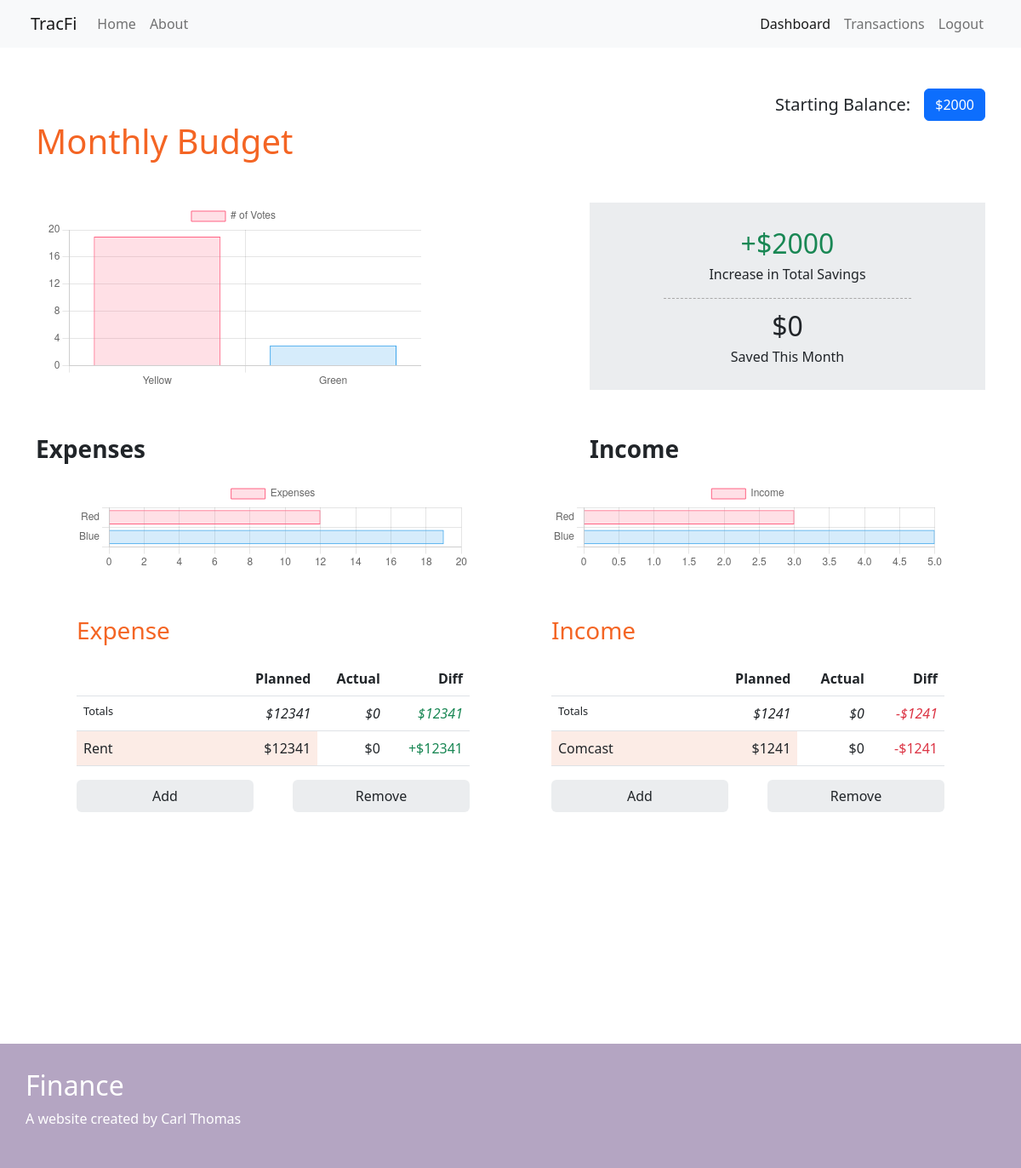
The page /dashboard (signed in) on the database as committed earlier.
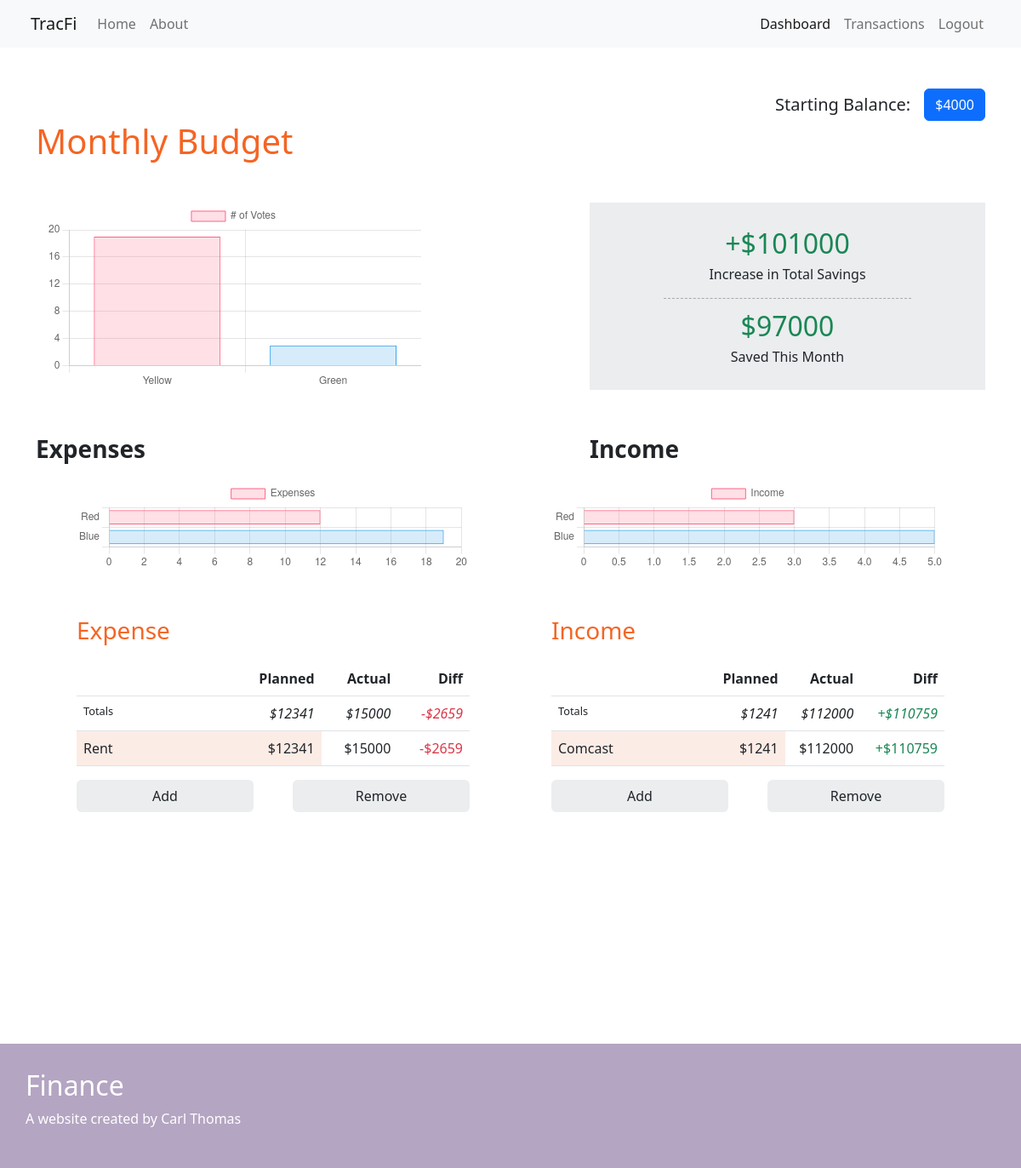
The same page on the database as committed later.
### testwebsite/models.py (models this page shows, shortened)
class StartingBalance(db.Model):
    id = db.Column(db.Integer, primary_key=True, nullable=False)
    user_id = db.Column(db.Integer, db.ForeignKey('user.id'), nullable=False)
    starting_balance = db.Column(db.Integer, nullable=False)
    date = db.Column(db.DATETIME, nullable=False, default=datetime.utcnow())

class ExpenseCategories(db.Model):
    id = db.Column(db.Integer, primary_key=True)
    user_id = db.Column(db.Integer, db.ForeignKey('user.id'), nullable=False)
    name = db.Column(db.String(20), nullable=False)
    planned_amount = db.Column(db.Integer, nullable=False)
    expense_transactions = db.relationship('ExpenseTransactions', cascade='all, delete', backref='exp_category_name',
                                           lazy=True)

class IncomeCategories(db.Model):
    id = db.Column(db.Integer, primary_key=True)
    user_id = db.Column(db.Integer, db.ForeignKey('user.id'), nullable=False)
    name = db.Column(db.String(20), nullable=False)
    planned_amount = db.Column(db.Integer, nullable=False)
    income_transactions = db.relationship('IncomeTransactions', cascade='all, delete', backref='inc_category_name', lazy=True)

### testwebsite/routes.py (the view)
@app.route("/dashboard", methods=["POST", "GET"])
@login_required
def dashboard():
    exp_category_totals = show_categories('expense')
    inc_category_totals = show_categories('income')
    balance_form = BalanceForm()
    add_expense_category_form = AddExpenseCategoryForm()
    starting_balance = StartingBalance.query.filter_by(user_id=current_user.id).all()
    add_income_category_form = AddIncomeCategoryForm()
    expense_categories = [category for category in ExpenseCategories.query.filter_by(user_id=current_user.id)]
    income_categories = [category for category in IncomeCategories.query.filter_by(user_id=current_user.id)]
    expense_transaction_total = sum(
        [i.amount for i in ExpenseTransactions.query.filter_by(user_id=current_user.id).all()])
    income_transaction_total = sum(
        [i.amount for i in IncomeTransactions.query.filter_by(user_id=current_user.id).all()])
    expense_total = sum([amount.planned_amount for amount in expense_categories])
    income_total = sum([amount.planned_amount for amount in income_categories])
    if current_user.is_authenticated:
        if request.method == "POST":
            if balance_form.validate_on_submit() and balance_form.starting_balance.data:
                try:
                    stmt = StartingBalance(user_id=current_user.id, starting_balance=balance_form.starting_balance.data)
                    db.session.add(stmt)
                    db.session.commit()
                    flash('Starting Balance Updated!', 'success')
                    return redirect(url_for('dashboard'))
                except Err as e:
                    print(f'SQLAlchemy Error: {e}')
                    return redirect(url_for('dashboard'))
            elif add_expense_category_form.validate_on_submit() and add_expense_category_form.expense_name.data:
                category = ExpenseCategories(user_id=current_user.id,
                                             name=add_expense_category_form.expense_name.data,
                                             planned_amount=add_expense_category_form.expense_planned.data)
                db.session.add(category)
                db.session.commit()
                flash('New Expense Category Added!', 'success')
                return redirect(url_for('dashboard'))
            elif "RemoveExpense" in request.form.to_dict():
                try:
                    user = db.session.query(ExpenseCategories).filter(ExpenseCategories.user_id == current_user.id).first()
                    db.session.delete(user)
                    db.session.commit()
                    flash('Expense Category Removed', 'success')
                except Err as e:
                    print(f'SQLAlchemy Error: {e}')
                    return redirect(url_for('dashboard'))
                return redirect(url_for('dashboard'))
            elif add_income_category_form.validate_on_submit() and add_income_category_form.income_name.data:
                category = IncomeCategories(user_id=current_user.id, name=add_income_category_form.income_name.data,
                                            planned_amount=add_income_category_form.income_planned.data)
                db.session.add(category)
                db.session.commit()
                flash('New Income Category Added!', 'success')
                return redirect(url_for('dashboard'))
            elif "RemoveIncome" in request.form.to_dict():
                try:
                    user = db.session.query(IncomeCategories).filter(IncomeCategories.user_id == current_user.id).first()
                    db.session.delete(user)
                    db.session.commit()
                    flash('Income Category Removed!', 'success')
                except Err as e:
                    print(f'SQLAlchemy Error: {e}')
                    return redirect(url_for('dashboard'))
                return redirect(url_for('dashboard'))
            else:
                return render_template('./dashboard.html', title='Dashboard', balance_form=balance_form,
                                       add_expense_category_form=add_expense_category_form,
                                       add_income_category_form=add_income_category_form,
                                       expense_categories=expense_categories, income_categories=income_categories,
                                       expense_total=expense_total, income_total=income_total,
                                       starting_balance=starting_balance, exp_category_totals=exp_category_totals,
                                       expense_transaction_total=expense_transaction_total,
                                       income_transaction_total=income_transaction_total,
                                       inc_category_totals=inc_category_totals)
        else:
            return render_template('./dashboard.html', title='Dashboard', balance_form=balance_form,
                                   add_expense_category_form=add_expense_category_form,
                                   add_income_category_form=add_income_category_form,
                                   expense_categories=expense_categories, income_categories=income_categories,
                                   expense_total=expense_total, income_total=income_total,
                                   starting_balance=starting_balance, exp_category_totals=exp_category_totals,
                                   expense_transaction_total=expense_transaction_total,
                                   income_transaction_total=income_transaction_total,
                                   inc_category_totals=inc_category_totals)

### testwebsite/models.py (called while the page is built)
@login_manager.user_loader
def load_user(user_id):
    return User.query.get(int(user_id))

### testwebsite/routes.py (called while the page is built)
def show_categories(key):
    totals = {}
    query2 = [ExpenseCategories.query.filter_by(user_id=current_user.id).all() if key == 'expense' else
              IncomeCategories.query.filter_by(user_id=current_user.id).all()]
    query = [ExpenseTransactions.query.filter_by(user_id=current_user.id).all() if key == 'expense' else
             IncomeTransactions.query.filter_by(user_id=current_user.id).all()]
    for category_name in query2[0]:
        totals[category_name.name] = 0
        for instance in query[0]:
            if instance.category == category_name.name:
                totals[category_name.name] += instance.amount
    return totals

### testwebsite/templates/dashboard.html (shortened to what the changed rows need)
{% extends "layout.html" %}
{% block content %}
    <div class="dashboard--main container p-4">
        <div class="row mt-4">
            <div class="p-0 d-flex justify-content-end fs-5">
                <p class="d-flex align-self-center pe-3 mb-0">Starting Balance: </p>
                <button type="button" class="btn btn-primary" data-bs-toggle="modal" data-bs-target="#exampleModal">
                    {% if starting_balance %}
                        ${{ starting_balance[-1].starting_balance }}
                        {% else %}
                        $0.00
                    {% endif %}
                </button>
            </div>
        </div>
        <div class="row">
            <div class="col-6 p-0">
                <h1 class="mb-0 p-0 header--orange">Monthly Budget</h1>
            </div>
        </div>
        <div class="row justify-content-between">
            <div class="col-5 mt-5 p-2 d-flex flex-column align-items-center" style="background-color: #ebedef">
                <div class="pb-2 d-flex justify-content-center flex-column text-center" style="width: 65%">
                    {% if starting_balance %}
                        {% if (starting_balance[-1].starting_balance + income_transaction_total) - expense_transaction_total > 0 %}
                            <p class="mt-3 fs-2 m-0 text-success">+${{ (starting_balance[-1].starting_balance + income_transaction_total) - expense_transaction_total }}</p>
                            {% else %}
                                <p class="mt-3 fs-2 m-0 text-danger">-${{ -1 * ((starting_balance[-1].starting_balance + income_transaction_total) - expense_transaction_total) }}</p>
                        {% endif %}
                        {% else %}
                            <p class="mt-3 fs-2 m-0 text-success">$0</p>
                    {% endif %}
                    <p class="fs-6 m-0 pb-3" style="border-bottom: 1px dashed darkgray">Increase in Total Savings</p>
                </div>
                <div class="d-flex justify-content-center flex-column text-center" style="width: 65%">
                    {% if (income_transaction_total - expense_transaction_total) > expense_transaction_total %}
                        <p class="fs-2 m-0 text-success">${{ (income_transaction_total - expense_transaction_total) }}</p>
                        {% else %}
                            <p class="fs-2 m-0">$0</p>
                    {% endif %}
                    <p class="mb-3 fs-6 m-0">Saved This Month</p>
                </div>
            </div>
        </div>
        <div class="row justify-content-between mt-5">
            <div class="col ps-5 pe-5 mb-5">
                <table class="table dashboard--table float-end">
                    <tr>
                        <th></th>
                        <th>Planned</th>
                        <th>Actual</th>
                        <th>Diff</th>
                    </tr>
                    <tr>
                        <th class="total--header fw-light">Totals</th>
                        <th class="fw-light fst-italic">${{ expense_total }}</th>
                        <th class="fw-light fst-italic">${{ expense_transaction_total }}</th>
                        {% if expense_total - expense_transaction_total < 0 %}
                            <th class="fw-light fst-italic text-danger">
                                -${{ -1 * (expense_total - expense_transaction_total) }}
                            </th>
                            {% elif expense_total - expense_transaction_total == 0 %}
                                <th class="fw-light fst-italic">
                                    ${{ (expense_total - expense_transaction_total) }}
                                </th>
                            {% else %}
                            <th class="fw-light fst-italic text-success">
                                ${{ (expense_total - expense_transaction_total) }}
                            </th>
                        {% endif %}
                    </tr>
                    {% for row in expense_categories %}
                        <tr>
                            <td>{{ row.name }}</td>
                            <td>${{ row.planned_amount }}</td>
                            <td>${{ exp_category_totals[row.name] }}</td>
                            {% if row.planned_amount - exp_category_totals[row.name] < 0 %}
                                <td class="text-danger">
                                    -${{ -1 * (row.planned_amount - exp_category_totals[row.name]) }}
                                </td>
                                {% else %}
                                    <td class="text-success">
                                        +${{ row.planned_amount - exp_category_totals[row.name] }}
                                    </td>
                            {% endif %}
                        </tr>
                    {% endfor %}
                </table>
            </div>
            <div class="col pe-5 ps-5">
                <table class="table dashboard--table float-end">
                    <tr>
                        <th></th>
                        <th>Planned</th>
                        <th>Actual</th>
                        <th>Diff</th>
                    </tr>
                    <tr>
                        <th class="total--header fw-light">Totals</th>
                        <th class="fw-light fst-italic">${{ income_total }}</th>
                        <th class="fw-light fst-italic">${{ income_transaction_total }}</th>
                        {% if -1 * (income_total - income_transaction_total) < income_total %}
                            <th class="fw-light fst-italic text-danger">
                                -${{ (income_total - income_transaction_total) }}
                            </th>
                            {% elif (income_total - income_transaction_total) == 0 %}
                                <th class="fw-light fst-italic">
                                    ${{ (income_total - income_transaction_total) }}
                                </th>
                            {% else %}
                            <th class="fw-light fst-italic text-success">
                                +${{ -1 * (income_total - income_transaction_total) }}
                            </th>
                        {% endif %}
                    </tr>
                    {% for row in income_categories %}
                        <tr>
                            <td>{{ row.name }}</td>
                            <td>${{ row.planned_amount }}</td>
                            <td>${{ inc_category_totals[row.name] }}</td>
                            {% if -1 * (row.planned_amount - inc_category_totals[row.name]) < row.planned_amount %}
                                <td class="text-danger">
                                    -${{ (row.planned_amount - inc_category_totals[row.name]) }}
                                </td>
                                {% elif (row.planned_amount - inc_category_totals[row.name]) == 0 %}
                                    <td>
                                        ${{ (row.planned_amount - inc_category_totals[row.name]) }}
                                    </td>
                                {% else %}
                                    <td class="text-success">
                                        +${{ -1 * (row.planned_amount - inc_category_totals[row.name]) }}
                                    </td>
                            {% endif %}
                        </tr>
                    {% endfor %}
                </table>
            </div>
        </div>
    </div>
{% endblock content %}

Rows that differ between the two databases and show on the page:
no longer on this page (row unchanged): StartingBalance: starting_balance "2000"
added StartingBalance: starting_balance "4000", starting_balance "101000"
shown differently, row unchanged: ExpenseCategories "Rent": name "0" → "15000"; 1*(row.planned_amount-exp_category_totals[row.name]) (not shown) → "2659"; row.planned_amount-exp_category_totals[row.name] "12341" → (not shown); text "+$" → "-$"
shown differently, row unchanged: IncomeCategories "Comcast": name "0" → "112000"; 1*(row.planned_amount-inc_category_totals[row.name]) (not shown) → "110759"; (row.planned_amount-inc_category_totals[row.name]) "1241" → (not shown); text "-$" → "+$"
Other text that changed with them:
{{ (income_transaction_total - expense_transaction_total) }}: (not shown) → "97000"
{{ expense_transaction_total }}: "0" → "15000"
{{ 1 * (expense_total - expense_transaction_total) }}: (not shown) → "2659"
{{ income_transaction_total }}: "0" → "112000"
{{ 1 * (income_total - income_transaction_total) }}: (not shown) → "110759"
{{ (expense_total - expense_transaction_total) }}: "12341" → (not shown)
{{ (income_total - income_transaction_total) }}: "1241" → (not shown)
text no longer shown: "$0"
